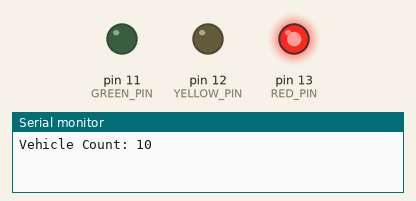
Simulated run of this sketch. Board: Arduino Uno, built with avr-gcc and run on an emulated ATmega328P. Shown: output pins drawn as LEDs (lit = HIGH), the last lines printed to the serial monitor. Random numbers use the default seed unless the sketch sets one.

Above: at 0.1 s.
At 20.1 s:
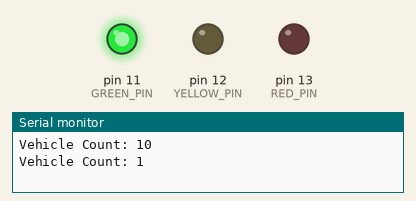
At 33.1 s:
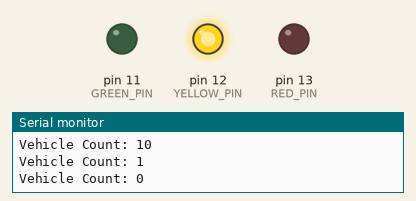
Timing chart, 0 to 36.5 s (numbered marks = the images above):
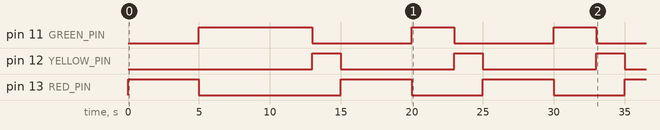

The sketch:

brave_jaagub_amberis1__1_.ino
```cpp
#define RED_PIN 13
#define YELLOW_PIN 12
#define GREEN_PIN 11

int vehicleCount;  // Simulated number of vehicles

void setup() {
  pinMode(RED_PIN, OUTPUT);
  pinMode(YELLOW_PIN, OUTPUT);
  pinMode(GREEN_PIN, OUTPUT);

  Serial.begin(9600); // vehicle count
}

void loop() {
  // Simulate vehicle density (0–10 vehicles)
  vehicleCount = random(0, 11);
  Serial.print("Vehicle Count: ");
  Serial.println(vehicleCount);

  //  vehicle density
  int greenTime;
  if(vehicleCount >= 7){
    greenTime = 8000; // Heavy traffic → 8 sec
  } else if(vehicleCount >= 4){
    greenTime = 5000; // Medium traffic → 5 sec
  } else{
    greenTime = 3000; // Light traffic → 3 sec
  }

  // Red light ON
  digitalWrite(RED_PIN, HIGH);
  digitalWrite(YELLOW_PIN, LOW);
  digitalWrite(GREEN_PIN, LOW);
  delay(5000);

  // Green light ON (dynamic)
  digitalWrite(RED_PIN, LOW);
  digitalWrite(YELLOW_PIN, LOW);
  digitalWrite(GREEN_PIN, HIGH);
  delay(greenTime);

  // Yellow light ON
  digitalWrite(RED_PIN, LOW);
  digitalWrite(YELLOW_PIN, HIGH);
  digitalWrite(GREEN_PIN, LOW);
  delay(2000);
}
```

Measured:
- by itself, pin 11 (GREEN_PIN): repeats every 10.0 s: LOW 7.0 s, HIGH 3.0 s
- by itself, pin 12 (YELLOW_PIN): alternates HIGH for 2.0 s and LOW for 8.0 s
- by itself, pin 13 (RED_PIN): goes HIGH 5.0 s, LOW 10.0 s, HIGH 5.0 s, LOW 5.0 s, HIGH 5.0 s, LOW 5.0 s, then HIGH
